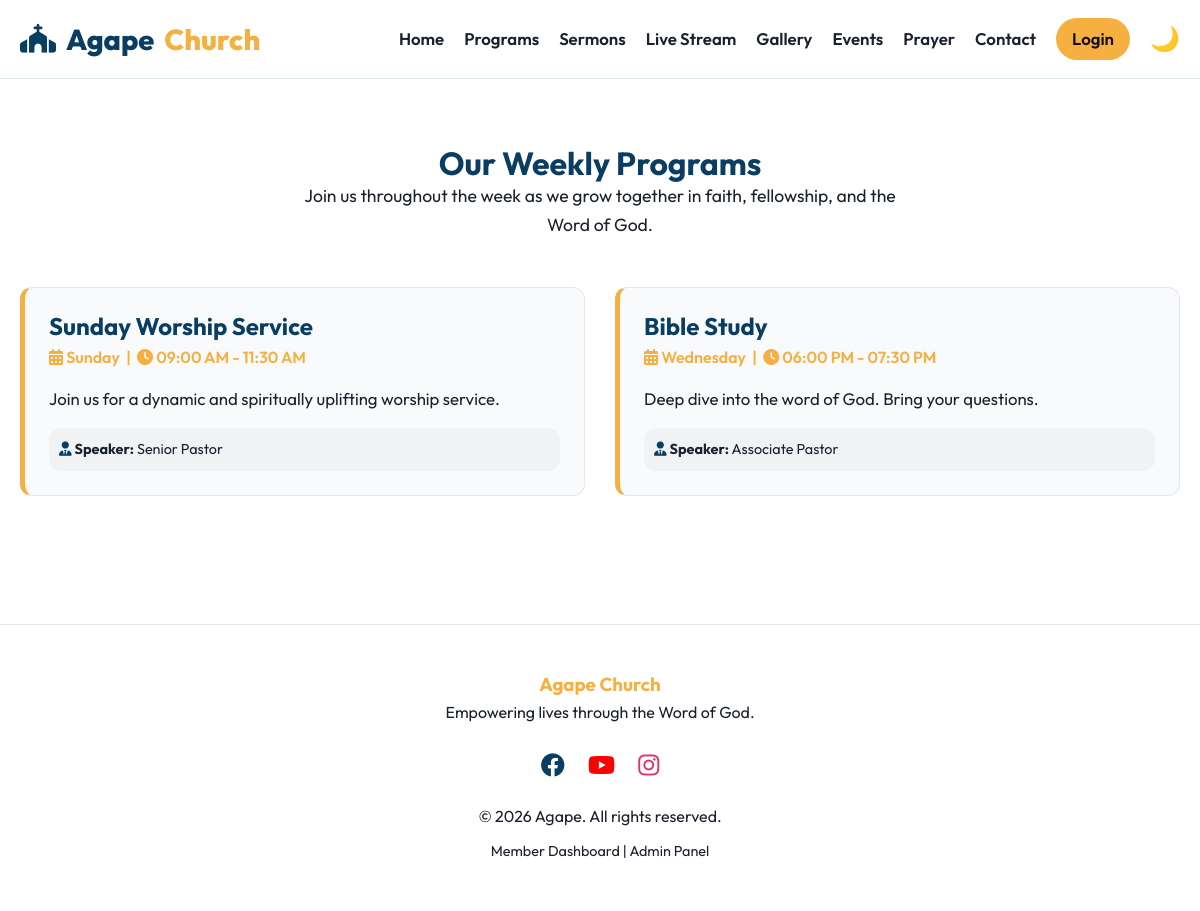
Screenshot of /programs.php with the database file from the repository.
### tables this page shows
CREATE TABLE IF NOT EXISTS programs (
    id INT AUTO_INCREMENT PRIMARY KEY,
    day VARCHAR(20) NOT NULL,
    time VARCHAR(50) NOT NULL,
    title VARCHAR(150) NOT NULL,
    description TEXT,
    speaker VARCHAR(100),
    created_at TIMESTAMP DEFAULT CURRENT_TIMESTAMP
);

### programs.php (the view)
<?php require_once 'header.php'; ?>
<?php require_once '../backend/db.php'; ?>
<div class="py-5" style="margin-top: 80px;">
    <div class="container">
        <div class="text-center" style="margin-bottom: 3rem;">
            <h1 style="color: var(--primary-blue);">Our Weekly Programs</h1>
            <p style="color: var(--text-color); font-size: 1.1rem; max-width: 600px; margin: 0 auto;">Join us throughout the week as we grow together in faith, fellowship, and the Word of God.</p>
        </div>
        <div class="grid-2">
            <?php
            $stmt = $pdo->query("SELECT * FROM programs ORDER BY id ASC");
            while ($row = $stmt->fetch()):
            ?>
            <div class="card" style="border-left: 5px solid var(--primary-gold); display: flex; flex-direction: column; justify-content: space-between;">
                <div>
                    <h3 style="color: var(--primary-blue); font-size: 1.5rem; margin-bottom: 5px;"><?= htmlspecialchars($row['title']) ?></h3>
                    <p style="color: var(--primary-gold); font-weight: 600; margin-bottom: 15px;">
                        <i class="fas fa-calendar-alt"></i> <?= htmlspecialchars($row['day']) ?> &nbsp;|&nbsp;
                        <i class="fas fa-clock"></i> <?= htmlspecialchars($row['time']) ?>
                    </p>
                    <p style="font-size: 1.05rem; margin-bottom: 15px; color: var(--text-color);">
                        <?= htmlspecialchars($row['description']) ?>
                    </p>
                </div>
                <?php if (!empty($row['speaker'])): ?>
                    <div style="background: rgba(0,0,0,0.03); padding: 10px; border-radius: var(--border-radius); font-size: 0.9rem; margin-top: auto;">
                        <i class="fas fa-user-tie" style="color: var(--primary-blue);"></i> <strong>Speaker:</strong> <?= htmlspecialchars($row['speaker']) ?>
                    </div>
                <?php endif; ?>
            </div>
            <?php endwhile; ?>
        </div>
    </div>
</div>
<?php require_once 'footer.php'; ?>

### header.php (shortened to what this page needs)
<!DOCTYPE html>
<html lang="en">
<head>
    <link rel="stylesheet" href="../assets/css/index.css">
    <link href="https://cdnjs.cloudflare.com/ajax/libs/font-awesome/6.0.0/css/all.min.css" rel="stylesheet">
</head>
<body>
    <nav class="navbar">
        <div class="container nav-container">
            <a href="index.php" class="logo">
                <i class="fas fa-church"></i> Agape<span>Church</span>
            </a>
            <ul class="nav-links" id="nav-links">
                <li><a href="index.php">Home</a></li>
                <li><a href="programs.php">Programs</a></li>
                <li><a href="sermons.php">Sermons</a></li>
                <li><a href="live.php">Live Stream</a></li>
                <li><a href="gallery.php">Gallery</a></li>
                <li><a href="events.php">Events</a></li>
                <li><a href="prayer.php">Prayer</a></li>
                <li><a href="contact.php">Contact</a></li>
                <?php if (isset($_SESSION['user_id'])): ?>
                    <?php if ($_SESSION['user_role'] === 'admin'): ?>
                        <li><a href="../admin/index.php" class="btn btn-secondary" style="padding: 8px 16px; border-width: 1px;">Admin Panel</a></li>
                    <?php endif; ?>
                    <li><a href="../backend/auth.php?logout=1" class="btn btn-primary" style="padding: 8px 16px;">Logout</a></li>
                <?php else: ?>
                    <li><a href="login.php" class="btn btn-primary" style="padding: 8px 16px;">Login</a></li>
                <?php endif; ?>
                <li><button id="theme-toggle" class="theme-toggle">🌙</button></li>
            </ul>
        </div>
    </nav>

### footer.php (shortened to what this page needs)
    <footer>
        <div class="container">
            <h3 style="color: var(--primary-gold); margin-bottom: 5px;">Agape Church</h3>
            <p style="margin-bottom: 20px;">Empowering lives through the Word of God.</p>
            <div style="margin: 20px 0;">
                <a href="#" style="margin: 0 10px; color: var(--primary-blue); font-size: 1.5rem;"><i class="fab fa-facebook"></i></a>
                <a href="#" style="margin: 0 10px; color: #ff0000; font-size: 1.5rem;"><i class="fab fa-youtube"></i></a>
                <a href="#" style="margin: 0 10px; color: #e1306c; font-size: 1.5rem;"><i class="fab fa-instagram"></i></a>
            </div>
            <p>&copy; <?php echo date('Y'); ?> Agape. All rights reserved.</p>
            <p style="font-size: 0.9rem; margin-top: 10px;">
                <a href="login.php">Member Dashboard</a> | <a href="../admin/index.php">Admin Panel</a>
            </p>
        </div>
    </footer>
</body>
</html>

### index.css (style rules this page uses)
:root { --bg-color: #ffffff; --text-color: #1a202c; --primary-blue: #0A3D62; --primary-blue-light: #16568A; --primary-gold: #F5B041; --primary-gold-dark: #D4AC0D; --card-bg: #f8fafc; --border-color: #e2e8f0; --nav-bg: rgba(255, 255, 255, 0.95); --font-main: 'Outfit', sans-serif; --border-radius: 12px; --transition: all 0.3s cubic-bezier(0.25, 0.8, 0.25, 1); }
* { margin: 0; padding: 0; box-sizing: border-box; font-family: var(--font-main); }
body { background-color: var(--bg-color); color: var(--text-color); line-height: 1.6; transition: var(--transition); }
a { text-decoration: none; color: inherit; transition: var(--transition); }
ul { list-style: none; }
.container { max-width: 1200px; margin: 0 auto; padding: 0 20px; }
.text-center { text-align: center; }
.py-5 { padding-top: 4rem; padding-bottom: 4rem; }
h1, h2, h3, h4 { font-weight: 700; line-height: 1.2; }
.btn { display: inline-block; padding: 12px 28px; border-radius: 30px; font-weight: 600; cursor: pointer; border: none; transition: var(--transition); text-align: center; }
.btn-primary { background-color: var(--primary-gold); color: #111; }
.navbar { position: fixed; top: 0; left: 0; right: 0; background: var(--nav-bg); backdrop-filter: blur(10px); padding: 1rem 0; z-index: 1000; border-bottom: 1px solid var(--border-color); transition: var(--transition); }
.nav-container { display: flex; justify-content: space-between; align-items: center; }
.logo { font-size: 1.8rem; font-weight: 800; color: var(--primary-blue); display: flex; align-items: center; gap: 10px; }
.logo span { color: var(--primary-gold); }
.nav-links { display: flex; gap: 20px; align-items: center; }
.nav-links a { font-weight: 600; font-size: 1.05rem; }
.theme-toggle { background: transparent; border: none; cursor: pointer; font-size: 1.5rem; color: var(--text-color); transition: var(--transition); }
.grid-2 { display: grid; grid-template-columns: repeat(auto-fit, minmax(300px, 1fr)); gap: 30px; }
.card { background: var(--card-bg); border: 1px solid var(--border-color); border-radius: var(--border-radius); padding: 24px; transition: var(--transition); overflow: hidden; }
footer { background: var(--nav-bg); padding: 3rem 0; border-top: 1px solid var(--border-color); margin-top: 4rem; text-align: center; }

### rows the page displays
programs: title "Sunday Worship Service", day "Sunday", time "09:00 AM - 11:30 AM", description "Join us for a dynamic and spiritually uplifting worship service.", speaker "Senior Pastor"
programs: title "Bible Study", day "Wednesday", time "06:00 PM - 07:30 PM", description "Deep dive into the word of God. Bring your questions.", speaker "Associate Pastor"
